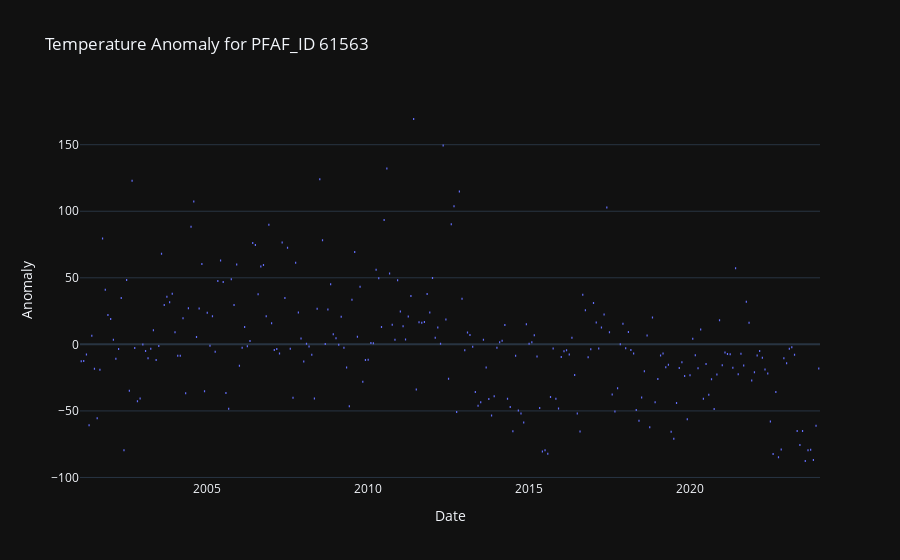

Notebook code for this chart:
### Code cell
fig = plotly.boxplot_frame(data_61654, x=data_61654.index, y='anomaly', title='Temperature Anomaly for PFAF_ID 61563')
fig.update_layout(xaxis_title='Date', yaxis_title='Anomaly', template='plotly_dark')
fig.show()

### Figure 1 — Plotly figure (JSON) as saved in the notebook; plotly's stock layout.template omitted (floating-point values rounded to 4 significant figures; data arrays with more than 128 entries replaced by an {"elided": "..."} marker saying what was removed)
{"data": [{"alignmentgroup": "True", "hovertemplate": "StdTime=%{x}<br>anomaly=%{y}<extra></extra>", "legendgroup": "", "marker": {"color": "#636efa"}, "name": "", "notched": false, "offsetgroup": "", "orientation": "v", "showlegend": false, "type": "box", "x": {"elided": "276 str values"}, "x0": " ", "xaxis": "x", "y": {"elided": "276 float values"}, "y0": " ", "yaxis": "y"}], "layout": {"boxmode": "group", "legend": {"tracegroupgap": 0}, "title": {"text": "Temperature Anomaly for PFAF_ID 61563"}, "xaxis": {"anchor": "y", "domain": [0, 1], "title": {"text": "Date"}}, "yaxis": {"anchor": "x", "domain": [0, 1], "title": {"text": "Anomaly"}}}}
